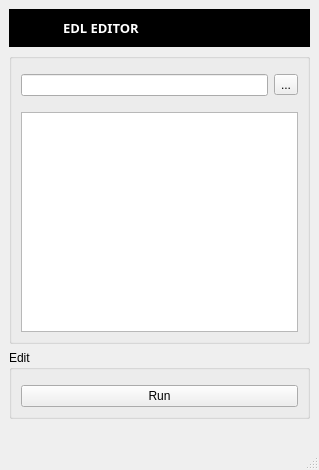
<?xml version="1.0" encoding="UTF-8"?>
<ui version="4.0">
 <class>MainWindow</class>
 <widget class="QMainWindow" name="MainWindow">
  <property name="geometry">
   <rect>
    <x>0</x>
    <y>0</y>
    <width>319</width>
    <height>470</height>
   </rect>
  </property>
  <property name="windowTitle">
   <string>MainWindow</string>
  </property>
  <widget class="QWidget" name="centralwidget">
   <layout class="QVBoxLayout" name="verticalLayout_2">
    <item>
     <widget class="QWidget" name="widget" native="true">
      <property name="minimumSize">
       <size>
        <width>0</width>
        <height>38</height>
       </size>
      </property>
      <property name="maximumSize">
       <size>
        <width>16777215</width>
        <height>40</height>
       </size>
      </property>
      <property name="autoFillBackground">
       <bool>false</bool>
      </property>
      <property name="styleSheet">
       <string notr="true">background-color:rgb(0, 0, 0)</string>
      </property>
      <layout class="QHBoxLayout" name="horizontalLayout_5">
       <property name="spacing">
        <number>5</number>
       </property>
       <property name="margin">
        <number>4</number>
       </property>
       <item>
        <widget class="QPushButton" name="btn_logo">
         <property name="maximumSize">
          <size>
           <width>45</width>
           <height>32</height>
          </size>
         </property>
         <property name="text">
          <string/>
         </property>
         <property name="flat">
          <bool>true</bool>
         </property>
        </widget>
       </item>
       <item>
        <widget class="QLabel" name="label">
         <property name="font">
          <font>
           <family>Small Fonts</family>
           <pointsize>10</pointsize>
           <weight>75</weight>
           <italic>false</italic>
           <bold>true</bold>
          </font>
         </property>
         <property name="styleSheet">
          <string notr="true">color: rgb(255, 255, 255);</string>
         </property>
         <property name="text">
          <string>EDL EDITOR</string>
         </property>
         <property name="alignment">
          <set>Qt::AlignLeading|Qt::AlignLeft|Qt::AlignVCenter</set>
         </property>
        </widget>
       </item>
       <item>
        <widget class="QPushButton" name="btn_help">
         <property name="maximumSize">
          <size>
           <width>32</width>
           <height>32</height>
          </size>
         </property>
         <property name="palette">
          <palette>
           <active>
            <colorrole role="WindowText">
             <brush brushstyle="SolidPattern">
              <color alpha="255">
               <red>255</red>
               <green>255</green>
               <blue>255</blue>
              </color>
             </brush>
            </colorrole>
            <colorrole role="Button">
             <brush brushstyle="SolidPattern">
              <color alpha="255">
               <red>0</red>
               <green>0</green>
               <blue>0</blue>
              </color>
             </brush>
            </colorrole>
            <colorrole role="Base">
             <brush brushstyle="SolidPattern">
              <color alpha="255">
               <red>0</red>
               <green>0</green>
               <blue>0</blue>
              </color>
             </brush>
            </colorrole>
            <colorrole role="Window">
             <brush brushstyle="SolidPattern">
              <color alpha="255">
               <red>0</red>
               <green>0</green>
               <blue>0</blue>
              </color>
             </brush>
            </colorrole>
           </active>
           <inactive>
            <colorrole role="WindowText">
             <brush brushstyle="SolidPattern">
              <color alpha="255">
               <red>255</red>
               <green>255</green>
               <blue>255</blue>
              </color>
             </brush>
            </colorrole>
            <colorrole role="Button">
             <brush brushstyle="SolidPattern">
              <color alpha="255">
               <red>0</red>
               <green>0</green>
               <blue>0</blue>
              </color>
             </brush>
            </colorrole>
            <colorrole role="Base">
             <brush brushstyle="SolidPattern">
              <color alpha="255">
               <red>0</red>
               <green>0</green>
               <blue>0</blue>
              </color>
             </brush>
            </colorrole>
            <colorrole role="Window">
             <brush brushstyle="SolidPattern">
              <color alpha="255">
               <red>0</red>
               <green>0</green>
               <blue>0</blue>
              </color>
             </brush>
            </colorrole>
           </inactive>
           <disabled>
            <colorrole role="WindowText">
             <brush brushstyle="SolidPattern">
              <color alpha="255">
               <red>120</red>
               <green>120</green>
               <blue>120</blue>
              </color>
             </brush>
            </colorrole>
            <colorrole role="Button">
             <brush brushstyle="SolidPattern">
              <color alpha="255">
               <red>0</red>
               <green>0</green>
               <blue>0</blue>
              </color>
             </brush>
            </colorrole>
            <colorrole role="Base">
             <brush brushstyle="SolidPattern">
              <color alpha="255">
               <red>0</red>
               <green>0</green>
               <blue>0</blue>
              </color>
             </brush>
            </colorrole>
            <colorrole role="Window">
             <brush brushstyle="SolidPattern">
              <color alpha="255">
               <red>0</red>
               <green>0</green>
               <blue>0</blue>
              </color>
             </brush>
            </colorrole>
           </disabled>
          </palette>
         </property>
         <property name="text">
          <string/>
         </property>
         <property name="flat">
          <bool>true</bool>
         </property>
        </widget>
       </item>
      </layout>
     </widget>
    </item>
    <item>
     <layout class="QVBoxLayout" name="verticalLayout">
      <property name="bottomMargin">
       <number>0</number>
      </property>
      <item>
       <widget class="QGroupBox" name="groupBox_2">
        <property name="title">
         <string/>
        </property>
        <layout class="QVBoxLayout" name="verticalLayout_4">
         <property name="topMargin">
          <number>15</number>
         </property>
         <item>
          <layout class="QHBoxLayout" name="horizontalLayout">
           <property name="bottomMargin">
            <number>10</number>
           </property>
           <item>
            <widget class="QLineEdit" name="line_path"/>
           </item>
           <item>
            <widget class="QToolButton" name="tb_dir">
             <property name="text">
              <string>...</string>
             </property>
            </widget>
           </item>
          </layout>
         </item>
         <item>
          <layout class="QVBoxLayout" name="verticalLayout_3">
           <property name="bottomMargin">
            <number>0</number>
           </property>
           <item>
            <widget class="QListWidget" name="lw_list">
             <property name="selectionMode">
              <enum>QAbstractItemView::ExtendedSelection</enum>
             </property>
             <property name="movement">
              <enum>QListView::Static</enum>
             </property>
             <property name="resizeMode">
              <enum>QListView::Fixed</enum>
             </property>
             <property name="layoutMode">
              <enum>QListView::SinglePass</enum>
             </property>
             <property name="viewMode">
              <enum>QListView::ListMode</enum>
             </property>
             <property name="modelColumn">
              <number>0</number>
             </property>
            </widget>
           </item>
          </layout>
         </item>
        </layout>
        <zorder></zorder>
        <zorder>horizontalLayoutWidget</zorder>
       </widget>
      </item>
      <item>
       <widget class="QGroupBox" name="groupBox">
        <property name="title">
         <string>Edit</string>
        </property>
        <layout class="QVBoxLayout" name="verticalLayout_5">
         <property name="topMargin">
          <number>15</number>
         </property>
         <item>
          <layout class="QVBoxLayout" name="verticalLayout_6">
           <property name="bottomMargin">
            <number>0</number>
           </property>
           <item>
            <widget class="QPushButton" name="btn_run">
             <property name="text">
              <string>Run</string>
             </property>
            </widget>
           </item>
          </layout>
         </item>
        </layout>
       </widget>
      </item>
     </layout>
    </item>
    <item>
     <widget class="QLabel" name="lb_log">
      <property name="text">
       <string/>
      </property>
      <property name="alignment">
       <set>Qt::AlignRight|Qt::AlignTrailing|Qt::AlignVCenter</set>
      </property>
     </widget>
    </item>
   </layout>
  </widget>
  <widget class="QMenuBar" name="menubar">
   <property name="geometry">
    <rect>
     <x>0</x>
     <y>0</y>
     <width>319</width>
     <height>21</height>
    </rect>
   </property>
  </widget>
  <widget class="QStatusBar" name="statusbar"/>
 </widget>
 <resources/>
 <connections/>
</ui>
